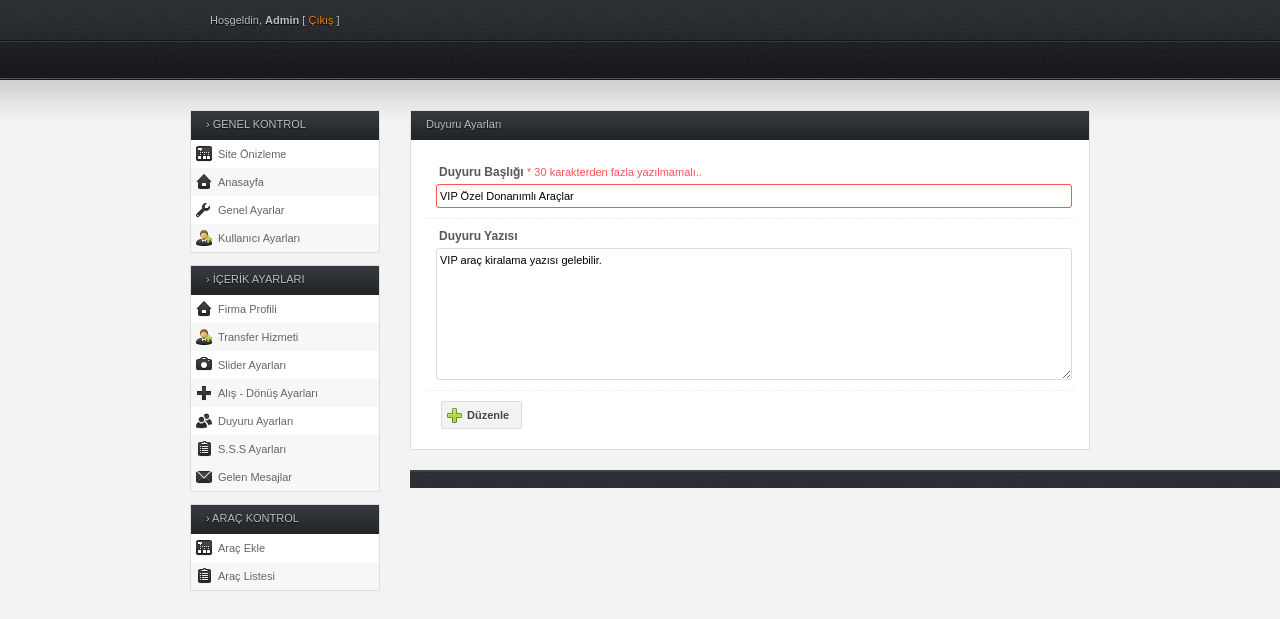
The page /kiralama/admin/duyuru-duzenle.php?id=3 (signed in) on the database its author committed.
### tables this page shows
CREATE TABLE IF NOT EXISTS `duyuru` (
  `id` int(11) NOT NULL AUTO_INCREMENT,
  `duyurub` text NOT NULL,
  `duyuruy` text NOT NULL,
  PRIMARY KEY (`id`)
);

### kiralama/admin/duyuru-duzenle.php (the view, shortened to what this page needs)
<!DOCTYPE html PUBLIC "-//W3C//DTD XHTML 1.0 Transitional//EN" "http://www.w3.org/TR/xhtml1/DTD/xhtml1-transitional.dtd">
<html xmlns="http://www.w3.org/1999/xhtml">
<head>
<link rel="stylesheet" type="text/css" href="css/style.css" media="screen" />
<link rel="stylesheet" type="text/css" href="css/navi.css" media="screen" />
</head>
<body>
<div class="wrap">
	<div id="header">
		<div id="top">
			<div class="left">
				<p>Hoşgeldin, <strong>Admin</strong> [ <a href="cikis.php">Çıkış</a> ]</p>
			</div>
		</div>
		<div id="nav">
		</div>
	</div>
	<div id="content">
		<div id="sidebar">
			<?php include("menu.php");?>
		<div id="main">
			<div class="full_w">
				<div class="h_title">Duyuru Ayarları</div>
<?php
include("../database.php");
$id=(int)$_GET['id'];
$calistir = mysqli_query($db,"select * from duyuru where id=$id") or die("Hata Olustu! ".mysql_error());
$duyuru = mysqli_fetch_assoc($calistir);
?>
				<form action="duyuru-duzenleniyor.php" method="post">
					<div class="element">
						<label for="duyuruy">Duyuru Başlığı <span class="red">* 30 karakterden fazla yazılmamalı..</span></label>
						<input id="duyuruy" name="duyurub" value="<?php echo $duyuru['duyurub']; ?>" class="text err"/>
					</div>
					<div class="element">
						<label for="duyuruy">Duyuru Yazısı <span></span></label>
						<textarea name="duyuruy" class="textarea" rows="10"><?php echo $duyuru['duyuruy']; ?></textarea>
					</div>
					<div class="entry">
						<button type="submit" class="add">Düzenle</button>
					</div>
				</form>
	</div>
	<div id="footer">
	</div>
</div>
</body>
</html>

### kiralama/admin/css/style.css (style rules this page uses)
* { margin: 0; padding: 0; }
body { background: #f3f3f3 url(../img/bg_top.jpg) repeat-x; color: #bebebe; font-family: Tahoma, Arial, Helvetica, sans-serif; font-size: 11px; margin: 0; }
a { text-decoration: none; }
button, .button { background: #F3F3F3; border: 1px solid #DCDCDC; border-radius: 2px; color: #444444; cursor: pointer; display: inline-block; font: 700 11px Tahoma, Arial, sans-serif; margin-right: 10px; padding: 7px 12px 7px 12px; position: relative; text-decoration: none; text-shadow: 0px 1px 0px #FFFFFF; }
.wrap { margin: 0 auto; width: 900px; }
#header #top { height: 34px; padding: 14px 20px 0 20px; }
#header #top p { text-shadow: #000 0px 1px 1px; }
#header #top a { color: #f07e01; }
#content { margin: 30px 0 30px 0; }
#content #sidebar { float: left; margin: 0 20px 0 0; width: 190px; }
#content #main { float: right; margin: 0 0 12px 0; width: 680px; }
#main .full_w { background: #ffffff; border: 1px solid #DCDDE1; color: #848484; margin: 0 0 20px 0; }
#main .full_w .h_title, #main .half_w .h_title { background: url(../img/bg_box_head.jpg) repeat-x; color: #bebebe; font-size: 11px; font-weight: normal; height: 22px; padding: 7px 0 0 15px; text-shadow: #0E0E0E 0px 1px 1px; }
#main form { margin: 15px; }
#main form .element { clear: both; border-bottom: 1px dashed #ededed; display: block; margin: 0; padding: 10px 10px; }
#main form label { color: #575757; display: block; font-size: 12px; font-weight: bold; margin: 0 0 5px 0; padding: 0 0 0 3px; }
#main form label span { color: #b8b8b8; font-size: 11px; font-weight: normal; }
#main form input, #main form select, #main form textarea { background: #FFFFFF; border: 1px solid #DDDDDD; border-radius: 3px; font-size: 11px; font-family: Tahoma, Arial, Helvetica, sans-serif; padding: 5px 3px; }
#main form .text { width: 100%; }
#main form .textarea { width: 100%; }
#main form .err { border: 1px solid #FF5252; }
#main form .red { color: #FF5252; }
#footer { background: url(../img/bg_top.jpg) repeat-x top center; border-top: 2px solid #404345; color: #939393; float: left; margin: 0 auto; padding: 8px 20px; text-shadow: #111111 0px 1px 1px; width: 860px; }
.entry { color: #444; margin: 5px 0; padding: 5px 15px; text-shadow: 0px 1px #ffffff; }
.add { background: #F3F3F3 url(../img/i_add.png) no-repeat 4px center; padding-left: 25px; }
.left { float: left; }

### kiralama/admin/css/navi.css (style rules this page uses)
#header #nav { height: 27px; margin:0; padding: 5px 20px 0 10px; position: relative; }

### rows shown on the page
duyuru: duyurub "VIP Özel Donanımlı Araçlar", duyuruy "VIP araç kiralama yazısı gelebilir."
